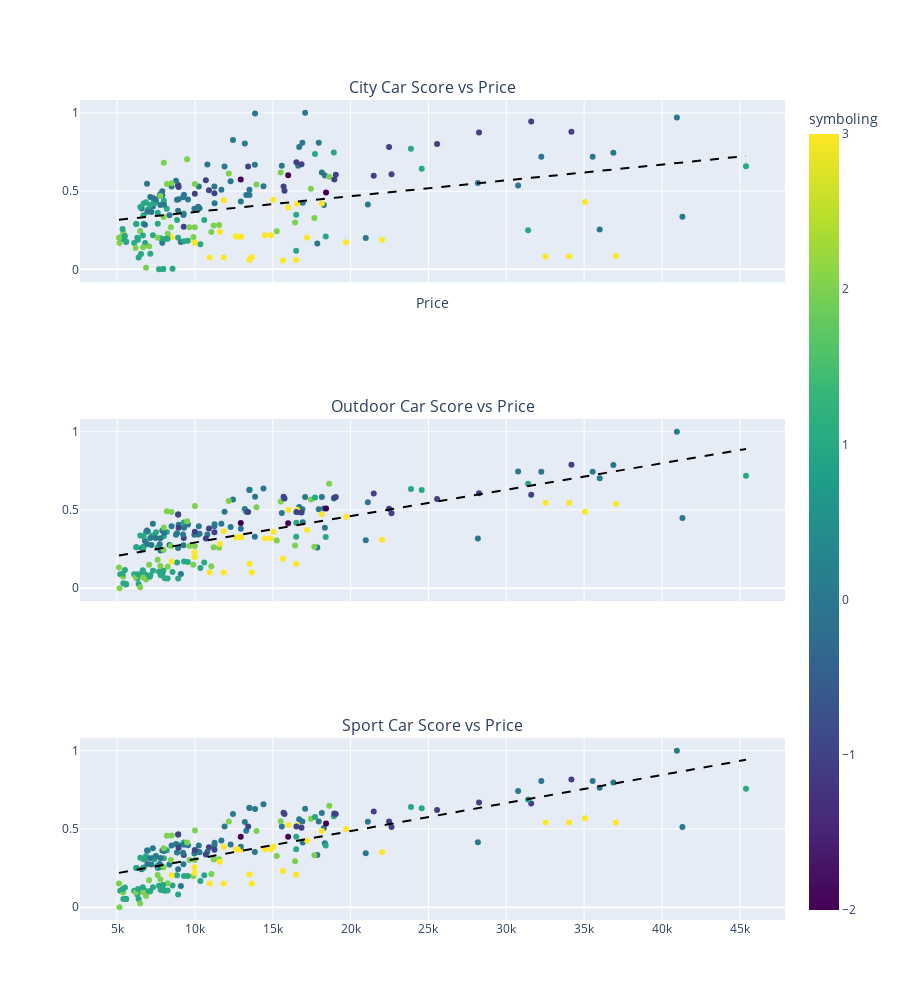

The cell this chart's notebook holds for it:
### Code cell
from plotly.subplots import make_subplots
import plotly.graph_objs as go
import numpy as np

fig = make_subplots(
    rows=3, cols=1,
    shared_xaxes=True,
    subplot_titles=[
        "City Car Score vs Price",
        "Outdoor Car Score vs Price",
        "Sport Car Score vs Price"
    ]
)

# Helper to add scatter and regression line
def add_scatter_and_regression(x, y, row, name):
    # Scatter
    fig.add_trace(
        go.Scatter(
            x=x,
            y=y,
            mode='markers',
            marker=dict(color=df['symboling'], coloraxis='coloraxis'),
            text=df['brand'] + " " + df['model'],
            name=name
        ),
        row=row, col=1
    )
    # Regression line
    coeffs = np.polyfit(x, y, 1)
    x_line = np.linspace(x.min(), x.max(), 100)
    y_line = np.polyval(coeffs, x_line)
    fig.add_trace(
        go.Scatter(
            x=x_line,
            y=y_line,
            mode='lines',
            line=dict(color='black', dash='dash'),
            name=f'{name} Trend'
        ),
        row=row, col=1
    )

# City score
add_scatter_and_regression(df['price'], df['city_score_normalized'], 1, 'City Score')
# Outdoor score
add_scatter_and_regression(df['price'], df['outdoor_score_normalized'], 2, 'Outdoor Score')
# Sport score
add_scatter_and_regression(df['price'], df['sport_score_normalized'], 3, 'Sport Score')

fig.update_layout(
    height=1000,
    coloraxis=dict(
        colorbar=dict(title='symboling'),
        colorscale='Viridis'
    ),
    xaxis_title="Price",
    showlegend=False
)

fig.show()
